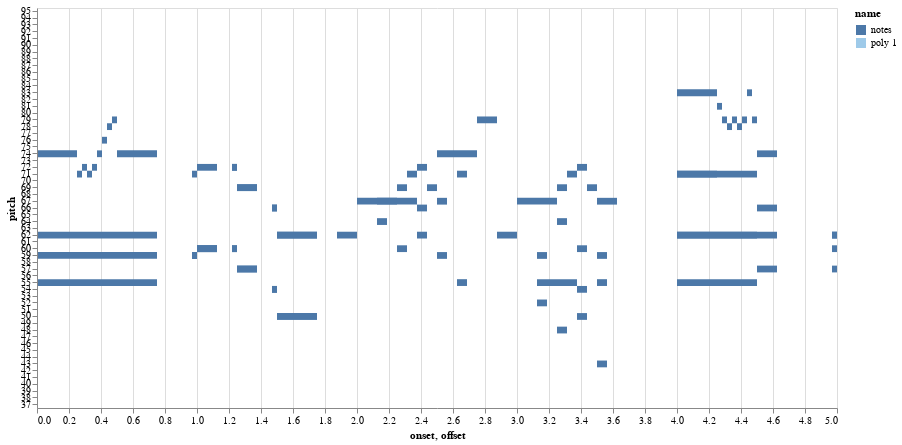

This figure's notebook cell:
### Markdown cell above
... and plot them

### Code cell
plotpolygrams(notes, [polys[2]], start=0, stop=5)

### Figure 1 — Vega-Lite specification as saved in the notebook (floating-point values rounded to 4 significant figures; data arrays with more than 128 entries replaced by an {"elided": "..."} marker saying what was removed)
{"data": {"values": {"elided": "3214 records"}}, "encoding": {"color": {"field": "name", "scale": {"scheme": "tableau20"}, "type": "nominal"}, "tooltip": {"field": "pitch", "type": "quantitative"}, "x": {"field": "onset", "scale": {"domain": [0, 5]}, "type": "quantitative"}, "x2": {"field": "offset", "type": "quantitative"}, "y": {"field": "pitch", "scale": {"domain": [95, 94, 93, 92, 91, 90, 89, 88, 87, 86, 85, 84, 83, 82, 81, 80, 79, 78, 77, 76, 75, 74, 73, 72, 71, 70, 69, 68, 67, 66, 65, 64, 63, 62, 61, 60, 59, 58, 57, 56, 55, 54, 53, 52, 51, 50, 49, 48, 47, 46, 45, 44, 43, 42, 41, 40, 39, 38, 37]}, "type": "ordinal"}}, "height": 400, "mark": {"clip": true, "type": "rect"}, "width": 800}
